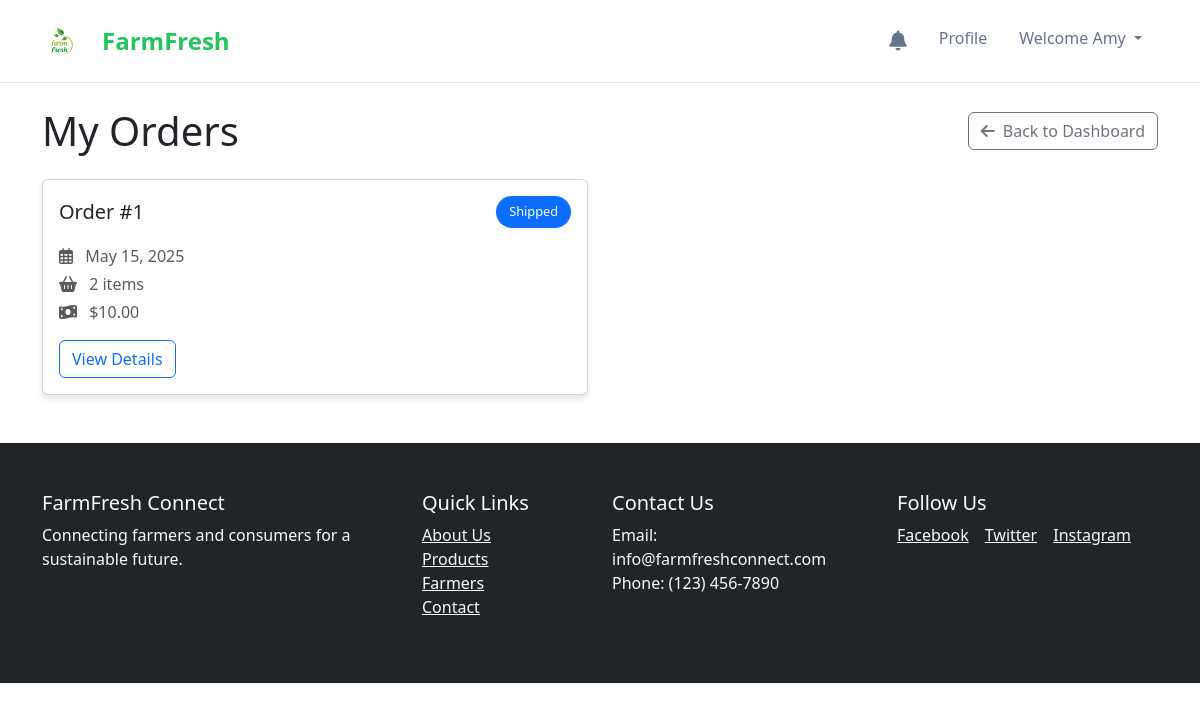
The page /consumer/orders.php (signed in) on the database its author committed.
### tables this page shows
CREATE TABLE `orders` (
  `order_id` int(11) NOT NULL,
  `consumer_id` int(11) DEFAULT NULL,
  `total_amount` decimal(10,2) DEFAULT NULL,
  `status` enum('pending','processing','shipped','delivered','canceled') DEFAULT 'pending',
  `order_date` datetime DEFAULT current_timestamp(),
  `shipping_address` varchar(255) DEFAULT NULL,
  `shipping_city` varchar(100) DEFAULT NULL,
  `shipping_state` varchar(100) DEFAULT NULL,
  `shipping_zipcode` varchar(20) DEFAULT NULL,
  `payment_method` varchar(50) DEFAULT NULL,
  `transaction_id` varchar(100) DEFAULT NULL,
  `updated_at` datetime DEFAULT current_timestamp() ON UPDATE current_timestamp()
);

### consumer/orders.php (the view, shortened to what this page needs)
<?php
include '../config/db.php';
$consumer_id = $_SESSION['user_id'];
$page = isset($_GET['page']) ? (int) $_GET['page'] : 1;
$items_per_page = 10;
$offset = ($page - 1) * $items_per_page;
$orders_query = "SELECT o.*,
                (SELECT COUNT(*) FROM order_items WHERE order_id = o.order_id) as item_count
                FROM orders o
                WHERE o.consumer_id = $consumer_id
                ORDER BY o.order_date DESC
                LIMIT $offset, $items_per_page";
$orders_result = mysqli_query($dbconn, $orders_query);
?>
<!DOCTYPE html>
<html lang="en">
<head>
    <link href="https://cdn.jsdelivr.net/npm/bootstrap@5.1.3/dist/css/bootstrap.min.css" rel="stylesheet">
    <link rel="stylesheet" href="https://cdnjs.cloudflare.com/ajax/libs/font-awesome/6.0.0/css/all.min.css">
    <link rel="stylesheet" href="../assets/css/style.css">
</head>
<body>
    <?php include '../includes/navbar.php'; ?>
    <div class="container py-4">
        <div class="d-flex justify-content-between align-items-center mb-4">
            <h1 class="mb-0">My Orders</h1>
            <a href="dashboard.php" class="btn btn-outline-secondary">
                <i class="fas fa-arrow-left me-2"></i>Back to Dashboard
            </a>
        </div>
        <?php if (mysqli_num_rows($orders_result) > 0): ?>
            <div class="row">
                <?php while ($order = mysqli_fetch_assoc($orders_result)): ?>
                    <div class="col-md-6 mb-4">
                        <div class="card order-card h-100">
                            <div class="card-body">
                                <div class="d-flex justify-content-between align-items-center mb-3">
                                    <h5 class="card-title mb-0">Order #<?php echo $order['order_id']; ?></h5>
                                    <span class="status-badge bg-<?php
                                    echo match ($order['status']) {
                                        'pending' => 'warning',
                                        'processing' => 'info',
                                        'shipped' => 'primary',
                                        'delivered' => 'success',
                                        'cancelled' => 'danger',
                                        default => 'secondary'
                                    };
                                    ?> text-white">
                                        <?php echo ucfirst($order['status']); ?>
                                    </span>
                                </div>
                                <p class="text-muted mb-1">
                                    <i class="far fa-calendar-alt me-2"></i>
                                    <?php echo date('F j, Y', strtotime($order['order_date'])); ?>
                                </p>
                                <p class="text-muted mb-1">
                                    <i class="fas fa-shopping-basket me-2"></i>
                                    <?php echo $order['item_count']; ?> items
                                </p>
                                <p class="text-muted mb-3">
                                    <i class="fas fa-money-bill-wave me-2"></i>
                                    $<?php echo number_format($order['total_amount'], 2); ?>
                                </p>
                                <div class="d-flex justify-content-between align-items-center">
                                    <a href="order_details.php?id=<?php echo $order['order_id']; ?>"
                                        class="btn btn-outline-primary">
                                        View Details
                                    </a>
                                </div>
                            </div>
                        </div>
                    </div>
                <?php endwhile; ?>
            </div>
        <?php endif; ?>
    </div>
    <?php include '../includes/footer.php'; ?>
</body>
</html>

### assets/css/style.css (style rules this page uses)
body { font-family: 'Open Sans', sans-serif; }
body { font-family: 'Segoe UI', Tahoma, Geneva, Verdana, sans-serif; padding-top: 70px; color: #333; }

### consumer/orders.php (style rules this page uses)
body { font-family: 'Open Sans', sans-serif; background-color: #f8f9fa; }
.order-card { border-radius: 10px; box-shadow: 0 4px 6px rgba(0, 0, 0, 0.1); transition: transform 0.3s; }
.status-badge { font-size: 0.8rem; padding: 0.4rem 0.8rem; border-radius: 50px; }

### includes/navbar.php (style rules this page uses)
body, html { margin: 0; padding: 0; overflow-x: hidden; }

### rows shown on the page
orders: order_id "1", status "Shipped", order_date "May 15, 2025", item_count "2", total_amount "10.00"

### other values the page prints
$_SESSION['first_name'] "Amy"
